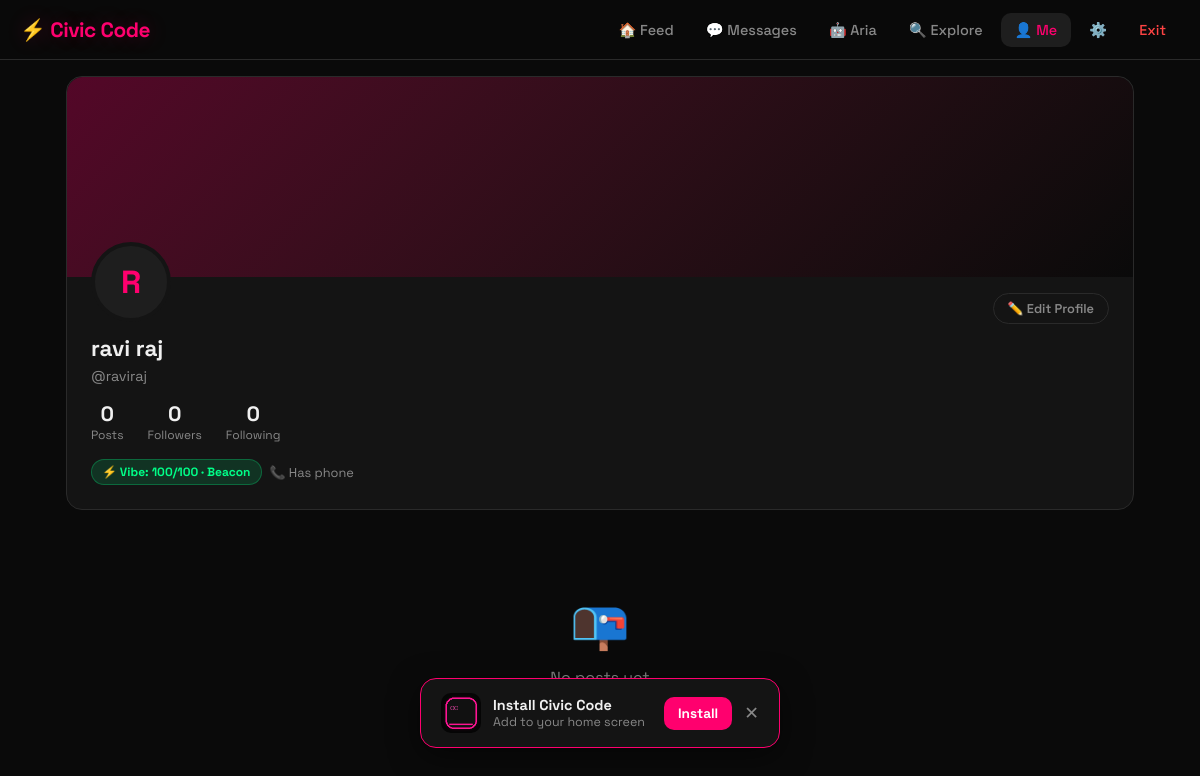
The app's page /profile/raviraj (signed in) with its own data.
### tables this page shows
CREATE TABLE users (
            id INTEGER PRIMARY KEY AUTOINCREMENT,
            username TEXT UNIQUE NOT NULL,
            email TEXT UNIQUE,
            phone TEXT UNIQUE,
            password TEXT NOT NULL,
            full_name TEXT DEFAULT '',
            address TEXT DEFAULT '',
            bio TEXT DEFAULT '',
            avatar TEXT DEFAULT '',
            ai_name TEXT DEFAULT 'Aria',
            theme_primary TEXT DEFAULT '#ff006e',
            theme_bg TEXT DEFAULT '#0a0a0a',
            behavior_score INTEGER DEFAULT 100,
            created_at DATETIME DEFAULT CURRENT_TIMESTAMP
        );

### app.py (the view)
@app.route("/profile/<username>")
@login_required
def profile(username):
    db = get_db()
    me = db.execute("SELECT * FROM users WHERE id=?", (session["user_id"],)).fetchone()
    target = db.execute("SELECT * FROM users WHERE username=?", (username,)).fetchone()
    if not target:
        db.close()
        return "User not found", 404
    posts = db.execute("""
        SELECT p.*,
               (SELECT COUNT(*) FROM post_likes WHERE post_id=p.id) AS like_count,
               (SELECT COUNT(*) FROM post_comments WHERE post_id=p.id) AS comment_count
        FROM posts p WHERE p.user_id=? ORDER BY p.created_at DESC
    """, (target["id"],)).fetchall()
    followers = db.execute("SELECT COUNT(*) AS c FROM follows WHERE following_id=?", (target["id"],)).fetchone()["c"]
    following = db.execute("SELECT COUNT(*) AS c FROM follows WHERE follower_id=?", (target["id"],)).fetchone()["c"]
    is_following = db.execute(
        "SELECT 1 FROM follows WHERE follower_id=? AND following_id=?",
        (session["user_id"], target["id"])
    ).fetchone()
    vibe_label, vibe_color = get_vibe_label(target["behavior_score"])
    db.close()
    return render_template("profile.html", me=me, user=target, posts=posts,
                           followers=followers, following=following,
                           is_following=bool(is_following),
                           vibe_label=vibe_label, vibe_color=vibe_color)

### app.py (called while the page is built)
def login_required(f):
    @wraps(f)
    def decorated(*args, **kwargs):
        if "user_id" not in session:
            return redirect(url_for("login"))
        return f(*args, **kwargs)
    return decorated

### behavior.py (called while the page is built)
def get_vibe_label(score: int):
    if score >= 90:
        return "Beacon", "#00ff88"
    elif score >= 75:
        return "Positive", "#7fff00"
    elif score >= 55:
        return "Neutral", "#ffdd00"
    elif score >= 35:
        return "Shaky", "#ff8800"
    elif score >= 15:
        return "Toxic", "#ff4400"
    else:
        return "Banned Zone", "#ff0000"

### database.py (called while the page is built)
def get_db():
    conn = sqlite3.connect(DB_PATH)
    conn.row_factory = sqlite3.Row
    conn.execute("PRAGMA journal_mode=WAL")
    conn.execute("PRAGMA foreign_keys=ON")
    return conn

### templates/profile.html (shortened to what this page needs)
{% extends "base.html" %}
{% block body %}
<div class="main-container">
  <div class="profile-card">
    <div class="profile-cover"></div>
    <div class="profile-header">
      <div class="profile-avatar-wrap">
        {% if user.avatar %}
        <img src="/uploads/{{ user.avatar }}" class="profile-avatar-img" alt="">
        {% else %}
        <div class="profile-avatar-img" style="display:flex;align-items:center;justify-content:center;">{{ user.username[0].upper() }}</div>
        {% endif %}
      </div>
      <div class="profile-actions">
        {% if me.id != user.id %}
        <button class="btn {% if is_following %}btn-ghost{% else %}btn-primary{% endif %} btn-sm" id="followBtn" onclick="toggleFollow({{ user.id }})">
          {% if is_following %}Following{% else %}Follow{% endif %}
        </button>
        <a href="/messages/{{ user.id }}" class="btn btn-ghost btn-sm">💬 Message</a>
        <button class="btn btn-ghost btn-sm" onclick="document.getElementById('reportUserModal').classList.add('open')">⚑</button>
        {% else %}
        <a href="/settings" class="btn btn-ghost btn-sm">✏️ Edit Profile</a>
        {% endif %}
      </div>
      <div class="profile-name">{{ user.full_name or user.username }}</div>
      <div class="profile-handle">@{{ user.username }}</div>
      <div class="profile-stats">
        <div class="stat">
          <div class="stat-num">{{ posts | length }}</div>
          <div class="stat-label">Posts</div>
        </div>
        <div class="stat">
          <div class="stat-num" id="followerCount">{{ followers }}</div>
          <div class="stat-label">Followers</div>
        </div>
        <div class="stat">
          <div class="stat-num">{{ following }}</div>
          <div class="stat-label">Following</div>
        </div>
      </div>
      <div style="display:flex;align-items:center;gap:8px;">
        <span class="vibe-badge" style="background:{{ vibe_color }}22;color:{{ vibe_color }};border:1px solid {{ vibe_color }}44;">
          ⚡ Vibe: {{ user.behavior_score }}/100 · {{ vibe_label }}
        </span>
        {% if user.phone %}
        <span style="font-size:0.8rem;color:var(--muted);">📞 Has phone</span>
        {% endif %}
      </div>
    </div>
  </div>
  {% if posts %}
  <div class="posts-grid">
    {% for post in posts %}
    <div class="grid-post">
      {% if post.image_path %}
      <img src="/uploads/{{ post.image_path }}" alt="">
      <div class="grid-post-overlay">❤️ {{ post.like_count }} &nbsp; 💬 {{ post.comment_count }}</div>
      {% else %}
      <div class="grid-post-text">{{ post.content }}</div>
      {% endif %}
    </div>
    {% endfor %}
  </div>
  {% else %}
  <div style="text-align:center;padding:60px;color:var(--muted);">
    <div style="font-size:3rem;margin-bottom:12px;">📭</div>
    <p>No posts yet</p>
  </div>
  {% endif %}
</div>
{% endblock %}

### templates/base.html (shortened to what this page needs)
<!DOCTYPE html>
<html lang="en">
<head>
</head>
<body>
{% if user %}
<nav class="navbar">
  <a href="/" class="nav-brand">⚡ Civic Code</a>
  <div class="nav-links">
    <a href="/" {% if request.endpoint == 'index' %}class="active"{% endif %}>🏠 Feed</a>
    <a href="/messages" {% if request.endpoint == 'messages' %}class="active"{% endif %}>
      💬 Messages {% if unread is defined and unread > 0 %}<span class="badge">{{ unread }}</span>{% endif %}
    </a>
    <a href="/ai-chat" {% if request.endpoint == 'ai_chat' %}class="active"{% endif %}>🤖 {{ user.ai_name or 'AI' }}</a>
    <a href="/search" {% if request.endpoint == 'search_users' %}class="active"{% endif %}>🔍 Explore</a>
    <a href="/profile/{{ user.username }}" {% if request.endpoint == 'profile' %}class="active"{% endif %}>👤 Me</a>
    <a href="/settings">⚙️</a>
    <a href="/logout" style="color:#ff4444;">Exit</a>
  </div>
</nav>
{% endif %}
{% block body %}{% endblock %}
{% if user %}
<div id="pwaInstallBanner" style="display:none;position:fixed;bottom:80px;left:50%;transform:translateX(-50%);z-index:4000;background:var(--surface);border:1px solid var(--primary);border-radius:16px;padding:14px 20px;display:flex;align-items:center;gap:12px;max-width:360px;width:90%;box-shadow:0 8px 30px rgba(0,0,0,0.5);">
  <img src="/static/icons/icon-72.png" style="width:40px;height:40px;border-radius:10px;">
  <div style="flex:1;">
    <div style="font-weight:700;font-size:0.9rem;">Install Civic Code</div>
    <div style="font-size:0.78rem;color:var(--muted);">Add to your home screen</div>
  </div>
  <button onclick="installPWA()" style="padding:8px 14px;background:var(--primary);color:#fff;border:none;border-radius:10px;font-family:inherit;font-weight:700;font-size:0.85rem;cursor:pointer;">Install</button>
  <button onclick="document.getElementById('pwaInstallBanner').style.display='none'" style="background:none;border:none;color:var(--muted);cursor:pointer;font-size:1.1rem;padding:0;">✕</button>
</div>
{% endif %}
</body>
</html>

### records on screen
users: ai_name "Aria", username "R", full_name "ravi raj", username "raviraj", behavior_score "100"

### other values on screen
{{ posts | length }} "0"
{{ followers }} "0"
{{ following }} "0"
{{ vibe_label }} "Beacon"
